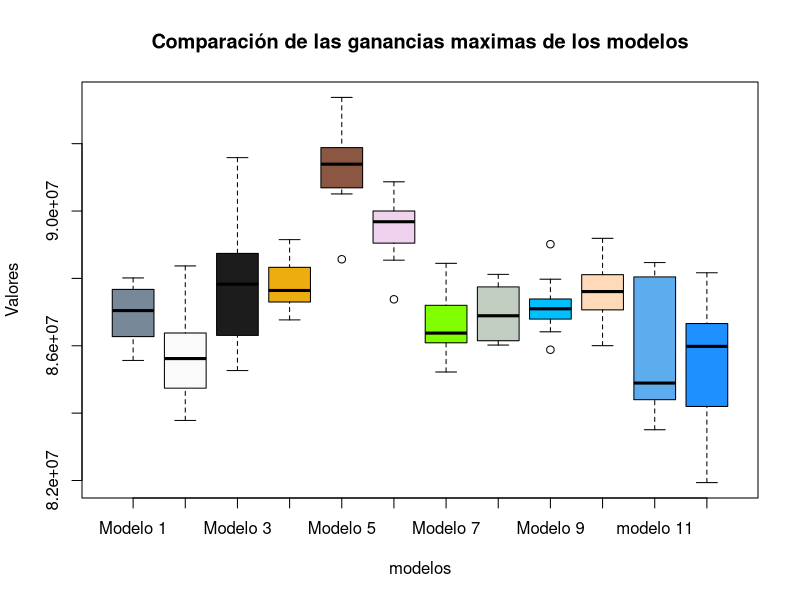

Generate this figure with R:
####boxplot
vector2 <- c(88369731.6341829, 85225388.3058471,86065202.8985507,84113983.5082459,83783251.874063,86015786.6066967,86378957.5212394,86649088.9555222,84741107.946027,85125611.1944028)
vector1 <- c(85564218.3908046,87164668.165917,86922669.6651674,87540261.3693153,86271393.3033483,86358261.8690655,85800150.9245377,87882649.1754123,88013840.5797101,87672831.0844578)
vector3 <- c(85263162.4187906,88682167.4162918,88789668.6656672,86301509.7451274,87900833.0834583,91584858.5707146,87695930.0349825,86306638.1809095,88741788.105947,87755470.2648676)
vector11 <- c(88067388.3058471,84806241.8790605,84398730.6346827,84660725.1374313,83917889.0554723,84978786.1069465,83506547.2263868,88469491.2543728,88043838.0809595,86376974.0129935)
vector12 <- c(86557441.7791104,81937819.5902049,84197791.1044478,86659457.7711144,87030387.806097,85567989.5052474,84682358.3208396,83885169.9150425,88166528.7356322,86394682.1589205) 
vector4 <- c(87227041.9790105,88633034.4827586,86767396.3018491,87736481.7591204,87546488.2558721,89150740.6296852,87924092.9535232,87458104.9475262,88327927.5362319,87298535.7321339)
vector5 <- c(91970078.9605197,91882682.1589205,91075866.5667166,90689180.4097951,91005572.7136432,91704824.087956,93372765.6171914,90506865.5672164,88567683.6581709,91838457.2713643)
vector6 <- c(90026800.5997002,90001032.4837581,89745296.3518241,90867146.9265367,87378841.5792104,89618551.2243878,88540792.6036981,89984366.8165917,89047069.9650175,89056816.091954)
vector7 <- c(86208869.0654673,86491601.1994003,88446350.3248376,87651222.3888056,87010885.0574713,85221498.2508746,87200822.5887056,86087913.5432284,86258890.5547226,85786280.3598201)  
vector8 <- c(87747406.7966017,88119508.7456272,86738479.7601199,87041330.3348326,86149759.1204398,86019939.0304848,86025501.2493753,87465829.0854573,86353416.7916042,87791775.1124438)
vector9 <- c(87081217.3913043,86414314.3428286,87387755.1224388,87975674.6626687,87115402.2988506,86791082.9585207,87168946.5267366,89014560.7196402,85882062.4687656,86877976.011994)
vector10 <- c(86002906.0469765,87944550.7246377,86564991.0044978,87767780.6096952,87065314.3428286,87159305.3473263,89189560.7196402,88110980.009995,88290555.7221389,87449705.6471764)

# Generar colores aleatorios para cada vector
colores_aleatorios <- sample(colors(), 12)

boxplot(vector1, vector2, vector3, vector4, vector5, vector6, vector7, vector8, vector9, vector10, vector11, vector12,
        names = c("Modelo 1", "Modelo 2", "Modelo 3", "Modelo 4", "Modelo 5", "Modelo 6", "Modelo 7", "Modelo 8", "Modelo 9", "Modelo 10", "modelo 11", "modelo12"),
        main = "Comparación de las ganancias maximas de los modelos",
        xlab = "modelos", ylab = "Valores",
        col = colores_aleatorios)


###prueba de wilcoxon

resultado = wilcox.test(
vector5
,
vector6
,
  alternative = "greater",
  paired=TRUE) 

print(resultado)